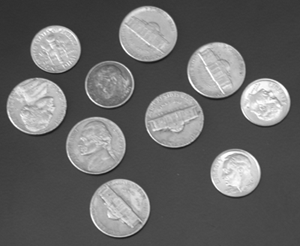
#> input picture assignment7/coins.png, 300 x 246 px
$ jupyter execute --allow-errors as7_1.ipynb
#> lines starting #> are read from the running program, lines starting #| are printed output that depends on the picture; after the words box and inside, x2 and y2 are one past the last pixel; in counts of white or black regions, pixels touching at a corner belong together
[cell 1]
import matplotlib.pyplot as plt
import numpy as np
import tensorflow as tf
from skimage.io import imread

[cell 2]
from skimage.feature import peak_local_max

# [24 lines left out: functions my_hough_line, my_hough_line_peaks, not called in this run]

[cell 3]
from skimage.transform import hough_line, hough_line_peaks
from skimage.feature import canny


def test1_2():
    image = imread('cross.png', as_gray=True)

    h, theta, d = my_hough_line(image)
    angle_cross, dis_cross = my_hough_line_peaks(h, theta, d, k = 30)
    x = np.arange(0, 100, 1)
    y0 = (dis_cross[0] - x*np.cos(angle_cross[0]))/np.sin(angle_cross[0])
    y1 = (dis_cross[1] - x*np.cos(angle_cross[1]))/np.sin(angle_cross[1])

    h_ref, theta_ref, d_ref = hough_line(image)
    _, angle_ref, dist_ref = hough_line_peaks(h_ref, theta_ref, d_ref)
    x0_ref, y0_ref= dist_ref[0] * np.array([np.cos(angle_ref[0]), np.sin(angle_ref[0])])
    x1_ref, y1_ref= dist_ref[1] * np.array([np.cos(angle_ref[1]), np.sin(angle_ref[1])])


    fig, axes = plt.subplots(2, 2, figsize=(7, 8), dpi=150)
    ax = axes.ravel()

    ax[0].imshow(np.log(1 + h), extent=[-90,90,142,-142])
    ax[0].set_title('Hough transform by us')
    ax[0].set_xlabel('Angles (degrees)')
    ax[0].set_ylabel('Distance (pixels)')
    ax[0].axis('image')

    ax[1].imshow(image, cmap='gray')
    ax[1].set_ylim((image.shape[0], 0))
    ax[1].set_axis_off()
    ax[1].set_title('Detected lines by us')
    ax[1].plot(x, y0, '-r')
    ax[1].plot(x, y1, '-r')

    ax[2].imshow(np.log(1 + h_ref), extent=[-90,90,142,-142])
    ax[2].set_title('Hough transform by scikit-image')
    ax[2].set_xlabel('Angles (degrees)')
    ax[2].set_ylabel('Distance (pixels)')
    ax[2].axis('image')

    ax[3].imshow(image, cmap='gray')
    ax[3].set_ylim((image.shape[0], 0))
    ax[3].set_axis_off()
    ax[3].set_title('Detected lines by scikit-image')
    ax[3].axline((x0_ref, y0_ref), slope=np.tan(angle_ref[0] + np.pi/2),color="red")
    ax[3].axline((x1_ref, y1_ref), slope=np.tan(angle_ref[1] + np.pi/2),color="red")

    plt.tight_layout()
    plt.savefig('1.2.png',bbox_inches='tight')
    plt.show()

#> (the rest of this cell did not finish here and is left out)

[cell 4]
from skimage.transform import hough_circle, hough_circle_peaks
from skimage.draw import circle_perimeter

def test1_3():
    image_coins = imread('coins.png')
#> image_coins is the input picture: shape (246, 300); min 23, max 255, mean 103
    image_canny = canny(image_coins, sigma=2)
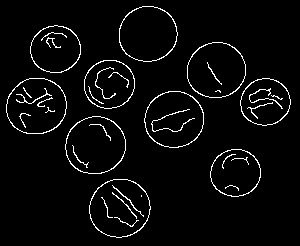
#> image_canny: shape (246, 300) bool; 4% white in thin lines or dots, all inside (x1, y1, x2, y2) = (6, 6, 291, 238)

    radius = np.arange(20, 50, 2)
    res = hough_circle(image_canny, radius)
    threshold1=0.8 * np.max(res)
#> threshold1 = 0.472

    accums, cx, cy, radii = hough_circle_peaks(res, radius,threshold=threshold1, total_num_peaks=11)
#> accums = [0.59, 0.583, 0.563, 0.535, 0.518, 0.507, 0.507, 0.506, 0.506, 0.506, 0.489]; cx = [108, 175, 95, 236, 148, 265, 56, 217, 173, 38, 119]; cy = [84, 119, 146, 172, 34, 102, 49, 70, 119, 105, 208]; radii = [24, 28, 30, 24, 28, 24, 24, 28, 28, 28, 30]
    image_edge_detection = image_canny.copy()
    image_edge_detection[image_edge_detection == True] = False
#> image_edge_detection: shape (246, 300) bool; 3.95% of pixels changed, all inside (x1, y1, x2, y2) = (6, 6, 291, 238)
    for center_y, center_x, radius in zip(cy, cx, radii):
        circy, circx = circle_perimeter(center_y, center_x, radius,
                                        shape=image_edge_detection.shape)
        image_edge_detection[circy, circx] = True
#> this loop made 11 passes
#> (center_y, center_x, radius) on passes 1 to 11: (84, 108, 24), (119, 175, 28), (146, 95, 30), (172, 236, 24), (34, 148, 28), (102, 265, 24), (49, 56, 24), (70, 217, 28), (119, 173, 28), (105, 38, 28), (208, 119, 30)
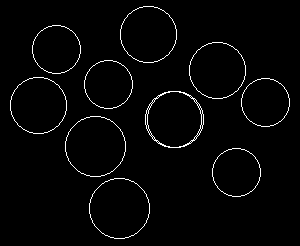
#> image_edge_detection: shape (246, 300) bool; 2.2% white in thin lines or dots, all inside (x1, y1, x2, y2) = (10, 6, 290, 239)


    fig, axes = plt.subplots(1, 3, figsize=(15, 6))
    ax = axes.ravel()

    ax[0].imshow(image_coins, cmap='gray')
    ax[0].set_title('Original image')
    ax[0].set_axis_off()

    ax[1].imshow(image_canny, cmap='gray')
    ax[1].set_title('Canny')
    ax[1].set_axis_off()


    ax[2].imshow(image_edge_detection, cmap='gray')
    ax[2].set_axis_off()
    ax[2].set_title('Detected circles')

    plt.savefig('1.3.png',bbox_inches='tight')
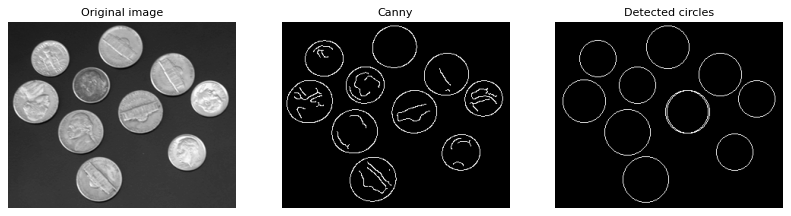
#> figure drawn by matplotlib, 3 panels
    plt.show()

test1_3()

[cell 5]
from tensorflow.keras import Sequential
from tensorflow.keras.callbacks import EarlyStopping
from tensorflow.keras.layers import Dense, Dropout, Flatten, Conv2D, MaxPool2D, InputLayer
from tensorflow.keras.optimizers import Adam

## Configure the network
def test2():
    # batch_size to train
    batch_size = 20 * 256
    # number of output classes
    nb_classes = 135
    # number of epochs to train
    nb_epoch = 400

    # number of convolutional filters to use
    nb_filters = 20
    # size of pooling area for max pooling
    nb_pool = 2
    # convolution kernel size
    nb_conv = 5

    model = Sequential([
        InputLayer(input_shape=(29, 29, 1)),
        Conv2D(filters=nb_filters, kernel_size=nb_conv, activation='relu'),
        MaxPool2D(pool_size=(nb_pool, nb_pool)),
        Dropout(0.5),
        Conv2D(filters=nb_filters, kernel_size=nb_conv, activation='relu'),
        MaxPool2D(pool_size=(nb_pool, nb_pool)),
        Dropout(0.25),
        Flatten(),
        Dense(units=4000, activation='relu'),
        Dense(units=nb_classes, activation='softmax'),
    ])

    optimizer = Adam(lr=1e-4, epsilon=1e-08)

    model.compile(optimizer=optimizer,
                loss='categorical_crossentropy',
                metrics=['accuracy'])


    # [13 lines of commented-out code are left out]
    model.load_weights('keras.h5')
    return model
#> (the rest of this cell did not finish here and is left out)

[cell 6]
def test2_2():
    test = np.load('test.npz')
    x_test = test['x_test']
    y_test = test['y_test']
    # print(x_test.shape)
    x_test = tf.squeeze(x_test)
    # print(x_test.shape)
    x_test = tf.expand_dims(x_test, axis=3)
    # print(x_test.shape)
    result = model.evaluate(x_test, y_test)
    print(result)
#> (the rest of this cell did not finish here and is left out)

[cell 7]
# [9 lines left out: function patch_image, not called in this run]

def test2_3():
    image = imread('test_images/image/1003_3_image.png')
    image_real = imread('test_images/seg/1003_3_seg.png')

    patch = patch_image(image)
    patch = tf.expand_dims(patch, axis=3)
    patch_result = model.predict(patch)
    patch_result = np.argmax(patch_result,axis=1)
    segmented_image = patch_result.reshape(256,256)

    plt.figure(figsize = (10, 5))
    plt.subplot(1,2,1)
    plt.imshow(segmented_image)
    # plt.subplot(1,2,2)
    # plt.imshow(image_real)
    return image, segmented_image,image_real

#> (the rest of this cell did not finish here and is left out)

[cell 8]
# [19 lines left out: functions _dice, mean_dice, not called in this run]

[cell 9]
# [4 lines of commented-out code are left out]

def test2_4():
    dice_coeffect = mean_dice(segmented_image,image_real)
    plt.figure(figsize = (15, 5))
    plt.subplot(1,3,1)
    plt.imshow(image, cmap='gray')
    plt.subplot(1,3,2)
    plt.imshow(segmented_image, cmap='gray')
    plt.subplot(1,3,3)
    plt.imshow(image_real, cmap='gray')
    print(dice_coeffect)

#> (the rest of this cell did not finish here and is left out)

[cell 10]
# def test2_5():
# batch_size to train
batch_size = 20 * 256
#> batch_size = 5120
# number of output classes
nb_classes = 135
# number of epochs to train
nb_epoch = 400

# number of convolutional filters to use
nb_filters = 20
# size of pooling area for max pooling
nb_pool = 2
# convolution kernel size
nb_conv = 5

#> (the rest of this cell did not finish here and is left out)
